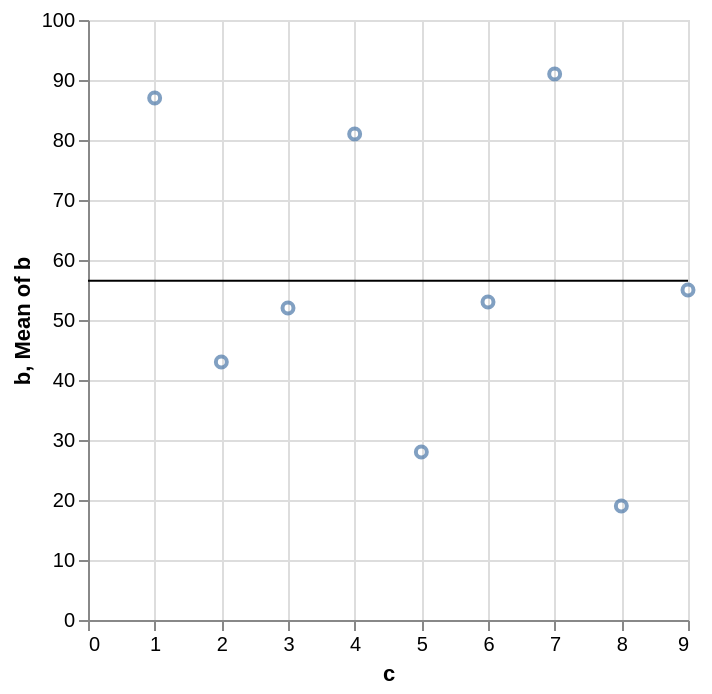

This figure's Vega-Lite source:
### Vega-Lite specification from a JSON file in a GitHub repository (floating-point values rounded to 4 significant figures)
{"data": {"values": [{"a": "A", "b": 28, "c": 5, "g": "x"}, {"a": "B", "b": 55, "c": 9, "g": "y"}, {"a": "C", "b": 43, "c": 2, "g": "x"}, {"a": "D", "b": 91, "c": 7, "g": "y"}, {"a": "E", "b": 81, "c": 4, "g": "x"}, {"a": "F", "b": 53, "c": 6, "g": "y"}, {"a": "G", "b": 19, "c": 8, "g": "x"}, {"a": "H", "b": 87, "c": 1, "g": "y"}, {"a": "I", "b": 52, "c": 3, "g": "x"}]}, "layer": [{"mark": "point", "encoding": {"x": {"field": "c", "type": "quantitative"}, "y": {"field": "b", "type": "quantitative"}}}, {"mark": "rule", "encoding": {"y": {"field": "b", "type": "quantitative", "aggregate": "mean"}}}]}
